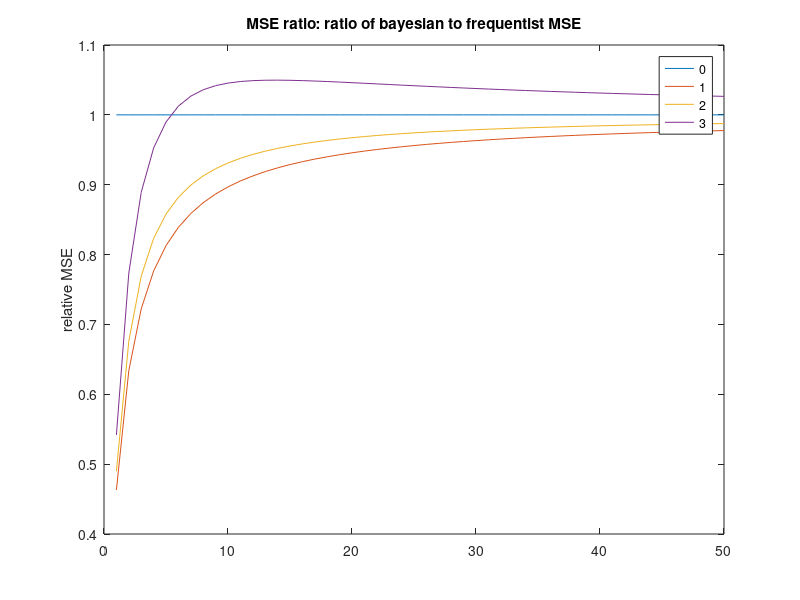

The MATLAB source for this figure: (Note: this script raises an error after producing the figure.)
% Relative MSE plot
n = 1:50;
k0 = 0:3;
sigmaTrue = 13;
mu0 = 100;
thetaTrue = 112;
theta0 = 100;
mseThetaE = zeros(length(n), length(k0));
mseThetaB = zeros(length(n), length(k0));
for k=k0
  w = (n./(n + k));
  mseThetaE(:,k+1) = sigmaTrue^2./n;
  mseThetaB(:,k+1) = w.^2.*sigmaTrue^2./n + (1-w).^2*(mu0 - thetaTrue)^2;
end

ratio = mseThetaB ./ mseThetaE;

plot(ratio);
legend(strread(num2str(k0),'%s'), 'Location', 'Best');
title('MSE ratio: ratio of bayesian to frequentist MSE');
ylabel('relative MSE');

% Sampling distribution - Bootstrap
nSamples = 10; nBootSamples = 1000;
thetaBoot = zeros(nBootSamples, length(k0));
%X = gaussSample(thetaTrue, sigmaTrue);
for k=k0
  for b=1:nBootSamples
    X = gaussSample(thetaTrue, sigmaTrue, nSamples);
    thetaBoot(b,k+1) = (mean(X)*nSamples + theta0*k)/(nSamples + k);
  end
end
opt = {'k', 'b', 'g', 'r'};
figure(); hold on;
for k=k0
  [f,xi] = ksdensity(thetaBoot(:,k+1));
  plot(xi, f, opt{k+1});
end
legend(strread(num2str(k0), '%s'), 'Location', 'Best');
title('Sampling distributions based on kernel density estimate of samples');

% Sampling distributions - theory
xrange = 95:(1/10):125;
w = nSamples ./ (nSamples + k0);
var = w.^2*sigmaTrue^2/nSamples;
thetaEst = w*thetaTrue + (1-w)*theta0;
figure(); hold on;
for k=k0
  plot(xrange, exp(gaussLogpdf(xrange, thetaEst(k + 1), sqrt(var(k+1)))), opt{k+1});
end
title('True sampling distribution based on theory');
legend(strread(num2str(k0), '%s'), 'Location', 'Best');
